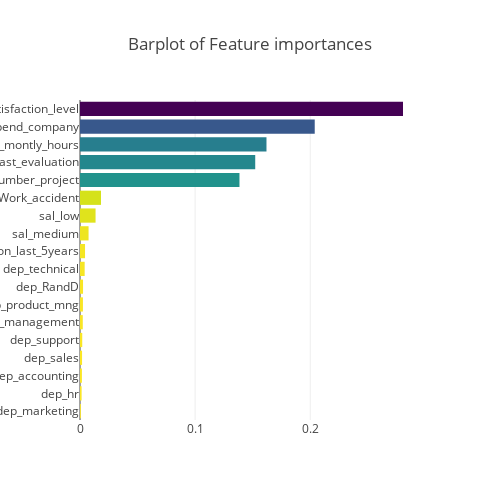

Notebook cell for this chart:
### Code cell
x, y = (list(x) for x in zip(*sorted(zip(gb.feature_importances_, features), reverse = False)))
trace2 = go.Bar(x=x , y=y, marker=dict(color=x, colorscale = 'Viridis', reversescale = True), name='Random Forest Feature importance', orientation='h',)
layout = dict(title='Barplot of Feature importances', width = 500, height = 500, yaxis=dict( showgrid=False, showline=False, showticklabels=True,))
fig1 = go.Figure(data=[trace2])
fig1['layout'].update(layout)
py.iplot(fig1, filename='plots')

### Figure 1 — Plotly figure (JSON) as saved in the notebook; plotly's stock layout.template omitted (floating-point values rounded to 4 significant figures)
{"data": [{"marker": {"color": [0.000734, 0.001404, 0.00167, 0.001801, 0.001951, 0.002415, 0.002547, 0.002636, 0.004057, 0.004382, 0.007432, 0.01352, 0.01823, 0.1385, 0.1522, 0.162, 0.2039, 0.2806], "colorscale": "Viridis", "reversescale": true}, "name": "Random Forest Feature importance", "orientation": "h", "type": "bar", "x": [0.000734, 0.001404, 0.00167, 0.001801, 0.001951, 0.002415, 0.002547, 0.002636, 0.004057, 0.004382, 0.007432, 0.01352, 0.01823, 0.1385, 0.1522, 0.162, 0.2039, 0.2806], "y": ["dep_marketing", "dep_hr", "dep_accounting", "dep_sales", "dep_support", "dep_management", "dep_product_mng", "dep_RandD", "dep_technical", "promotion_last_5years", "sal_medium", "sal_low", "Work_accident", "number_project", "last_evaluation", "average_montly_hours", "time_spend_company", "satisfaction_level"]}], "layout": {"height": 500, "title": "Barplot of Feature importances", "width": 500, "yaxis": {"showgrid": false, "showline": false, "showticklabels": true}}}
